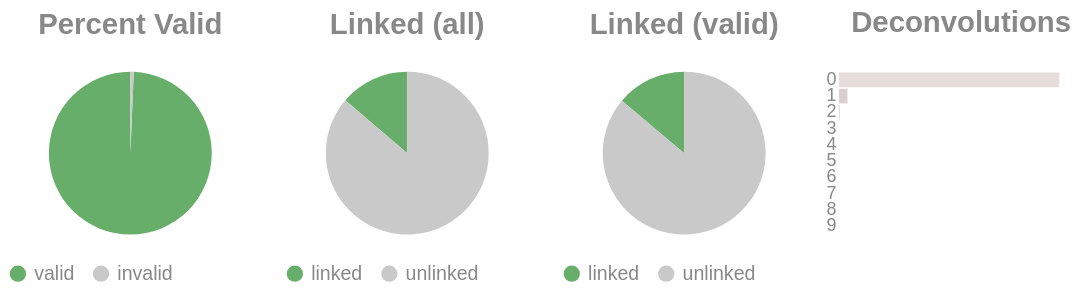

Notebook code for this chart:
### Code cell
if SKIPLR:
    pass
else:
    clash = Counter()
    for i in valids['molecule'].to_list():
        _mol = i.split("-")
        if len(_mol) == 1:
            clash.update('0')
        else:
            clash.update(_mol[-1])

    _d = {"deconvolutions": [], 'count': []}
    for k,v in clash.items():
        _d['deconvolutions'].append(k)
        _d['count'].append(v)

    tot_valid = valids['reads'].sum()
    mask = valids['reads'] >= 2
    n_linked_reads = valids.filter(mask)['reads'].sum()
    if n_linked_reads == 0:
        print_html("No linked molecules (>=2 reads) were detected; skipping linked-only distributions.")
        SKIPLR = True
    else:
        perc_valid = round(tot_valid / n_reads, 4)
        linked_perc_abs = round(n_linked_reads / n_reads, 4)
        linked_perc = round(n_linked_reads / tot_valid, 4)

    _valid = pl.DataFrame({"valids": ['valid', 'invalid'], "count": [tot_valid, n_reads - tot_valid]})
    _linked_abs = pl.DataFrame({"linked (absolute)": ['linked', 'unlinked'], "count": [n_linked_reads, n_reads - n_linked_reads]})
    _linked_rel = pl.DataFrame({"linked (valids)": ['linked', 'unlinked'], "count": [n_linked_reads, tot_valid - n_linked_reads]})

    (
        alt.hconcat(
            piechart(_valid, goodval = 'valid', title = "Percent Valid"),
            piechart(_linked_abs, goodval = "linked", title =  "Linked (all)"),
            piechart(_linked_rel, goodval = "linked", title =  "Linked (valid)"),
            convolutionbar(pl.DataFrame(_d), title = "Deconvolutions"),
            center = True,
            bounds = 'flush'
        )
        .resolve_scale(color='independent')
        .resolve_legend('independent')
        .properties(usermeta={'embedOptions': {"actions": False}})
    ).display()

### Figure 1 — Vega-Lite specification as saved in the notebook (floating-point values rounded to 4 significant figures)
{"width": "container", "height": 400, "config": {"title": {"anchor": "start", "dy": -15, "fontSize": 18, "color": "#888888", "subtitleColor": "#888888", "subtitleFontSize": 14}, "arc": {"fill": "#0072B2"}, "axis": {"domainColor": "#888888", "domainWidth": 0.5, "gridWidth": 0.2, "grid": false, "titleFontWeight": 400, "titleFontSize": 15, "labelFontSize": 11, "labelColor": "#888888", "tickColor": "#888888", "tickWidth": 0.2, "titleColor": "#888888"}, "axisBand": {"grid": false}, "axisX": {"grid": true, "tickSize": 10, "domainCap": "round"}, "axisY": {"domain": false, "grid": true, "tickSize": 0, "domainCap": "round"}, "background": "transparent", "header": {"labelFontSize": 15, "labelColor": "#888888", "titleFontSize": 15, "titleFontWeight": 600, "titleColor": "#888888"}, "legend": {"labelFont": "sans-serif", "labelFontSize": 12, "labelColor": "#888888", "symbolSize": 100, "symbolType": "circle", "titleFontSize": 12, "titlePadding": 10, "titleColor": "#888888", "title": null}, "range": {"category": ["#E69F00", "#56B4E9", "#009E73", "#F0E442", "#0072B2", "#D55E00", "#CC79A7", "#000000"], "diverging": ["#cfe8f3", "#a2d4ec", "#73bfe2", "#46abdb", "#1696d2", "#12719e"]}, "area": {"fill": "#0072B2", "fillOpacity": 0.7, "line": true, "strokeOpacity": 0.7}, "line": {"color": "#0072B2", "stroke": "#0072B2", "strokeWidth": 2}, "trail": {"color": "#0072B2", "stroke": "#0072B2", "strokeWidth": 0, "size": 1}, "point": {"filled": true, "fillOpacity": 1.0, "size": 95}, "text": {"color": "#888888", "fontSize": 11, "align": "right", "fontWeight": 400, "size": 11}, "bar": {"fill": "#0072B2", "stroke": null}, "view": {"stroke": null, "continuousWidth": 660, "continuousHeight": 400}}, "hconcat": [{"data": {"name": "data-f9b5f3d9fc4d957963a0414cdfed92a8"}, "mark": {"type": "arc"}, "encoding": {"color": {"field": "valids", "legend": {"orient": "bottom", "title": null}, "scale": {"domain": ["valid", "invalid"], "range": ["#68ae6b", "#C9C9C9"]}, "title": "Valids", "type": "nominal"}, "theta": {"field": "count", "type": "quantitative"}, "tooltip": [{"field": "valids", "title": "Valids", "type": "ordinal"}, {"field": "percent", "format": ".2%", "title": "Percent", "type": "quantitative"}, {"field": "count", "title": "Count", "type": "quantitative"}]}, "height": 100, "title": {"text": "Percent Valid", "align": "center", "anchor": "middle"}, "transform": [{"calculate": "datum.count / 5116573", "as": "percent"}], "width": 150}, {"data": {"name": "data-60f43520d25b0b6b032432e627002ae1"}, "mark": {"type": "arc"}, "encoding": {"color": {"field": "linked (absolute)", "legend": {"orient": "bottom", "title": null}, "scale": {"domain": ["linked", "unlinked"], "range": ["#68ae6b", "#C9C9C9"]}, "title": "Linked (Absolute)", "type": "nominal"}, "theta": {"field": "count", "type": "quantitative"}, "tooltip": [{"field": "linked (absolute)", "title": "Linked (Absolute)", "type": "ordinal"}, {"field": "percent", "format": ".2%", "title": "Percent", "type": "quantitative"}, {"field": "count", "title": "Count", "type": "quantitative"}]}, "height": 100, "title": {"text": "Linked (all)", "align": "center", "anchor": "middle"}, "transform": [{"calculate": "datum.count / 5116573", "as": "percent"}], "width": 150}, {"data": {"name": "data-bb40cff14d6d93181d1c310ccb24b52f"}, "mark": {"type": "arc"}, "encoding": {"color": {"field": "linked (valids)", "legend": {"orient": "bottom", "title": null}, "scale": {"domain": ["linked", "unlinked"], "range": ["#68ae6b", "#C9C9C9"]}, "title": "Linked (Valids)", "type": "nominal"}, "theta": {"field": "count", "type": "quantitative"}, "tooltip": [{"field": "linked (valids)", "title": "Linked (Valids)", "type": "ordinal"}, {"field": "percent", "format": ".2%", "title": "Percent", "type": "quantitative"}, {"field": "count", "title": "Count", "type": "quantitative"}]}, "height": 100, "title": {"text": "Linked (valid)", "align": "center", "anchor": "middle"}, "transform": [{"calculate": "datum.count / 5081750", "as": "percent"}], "width": 150}, {"data": {"name": "data-88fadaefbb95420ca57551d7724bd987"}, "mark": {"type": "bar"}, "encoding": {"color": {"field": "deconvolutions", "legend": null, "scale": {"scheme": "lightgreyred"}, "type": "nominal"}, "tooltip": [{"field": "deconvolutions", "title": "Deconvolutions", "type": "ordinal"}, {"field": "percent", "format": ".2%", "title": "Percent", "type": "quantitative"}, {"field": "count", "title": "Count", "type": "quantitative"}], "x": {"axis": null, "field": "count", "type": "quantitative"}, "y": {"field": "deconvolutions", "sort": "ascending", "title": null, "type": "nominal"}}, "height": 100, "title": {"text": "Deconvolutions", "align": "center", "anchor": "middle"}, "transform": [{"calculate": "datum.count / 4698344", "as": "percent"}], "width": 150}], "bounds": "flush", "center": true, "resolve": {"legend": {"angle": "independent"}, "scale": {"color": "independent"}}, "usermeta": {"embedOptions": {"actions": false}}, "$schema": "https://vega.github.io/schema/vega-lite/v6.1.0.json", "datasets": {"data-f9b5f3d9fc4d957963a0414cdfed92a8": [{"valids": "valid", "count": 5081750}, {"valids": "invalid", "count": 34823}], "data-60f43520d25b0b6b032432e627002ae1": [{"linked (absolute)": "linked", "count": 704238}, {"linked (absolute)": "unlinked", "count": 4412335}], "data-bb40cff14d6d93181d1c310ccb24b52f": [{"linked (valids)": "linked", "count": 704238}, {"linked (valids)": "unlinked", "count": 4377512}], "data-88fadaefbb95420ca57551d7724bd987": [{"deconvolutions": "0", "count": 4509158}, {"deconvolutions": "1", "count": 174551}, {"deconvolutions": "2", "count": 13078}, {"deconvolutions": "3", "count": 1356}, {"deconvolutions": "4", "count": 166}, {"deconvolutions": "5", "count": 30}, {"deconvolutions": "6", "count": 2}, {"deconvolutions": "7", "count": 1}, {"deconvolutions": "8", "count": 1}, {"deconvolutions": "9", "count": 1}]}}
